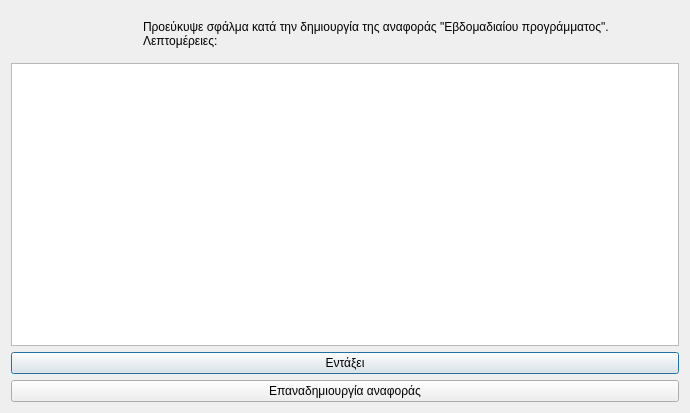
<?xml version="1.0" encoding="UTF-8"?>
<ui version="4.0">
 <class>Dialog</class>
 <widget class="QDialog" name="Dialog">
  <property name="geometry">
   <rect>
    <x>0</x>
    <y>0</y>
    <width>690</width>
    <height>413</height>
   </rect>
  </property>
  <property name="windowTitle">
   <string>Σφάλμα στην διεργασία δημιουργίας αναφοράς &quot;Εβδομαδιαίου προγράμματος&quot;</string>
  </property>
  <property name="windowIcon">
   <iconset resource="../../../icons.qrc">
    <normaloff>:/rest-windows/assets/images/rest-windows/information.png</normaloff>:/rest-windows/assets/images/rest-windows/information.png</iconset>
  </property>
  <layout class="QGridLayout" name="gridLayout">
   <item row="1" column="0">
    <widget class="QPlainTextEdit" name="details"/>
   </item>
   <item row="0" column="0">
    <widget class="QFrame" name="frame">
     <property name="styleSheet">
      <string notr="true">QFrame{border:0px;}</string>
     </property>
     <property name="frameShape">
      <enum>QFrame::StyledPanel</enum>
     </property>
     <property name="frameShadow">
      <enum>QFrame::Raised</enum>
     </property>
     <layout class="QHBoxLayout" name="horizontalLayout">
      <item>
       <widget class="QLabel" name="image_label">
        <property name="maximumSize">
         <size>
          <width>117</width>
          <height>117</height>
         </size>
        </property>
        <property name="text">
         <string/>
        </property>
        <property name="pixmap">
         <pixmap resource="../../../icons.qrc">:/rest-windows/assets/images/rest-windows/information.png</pixmap>
        </property>
        <property name="scaledContents">
         <bool>true</bool>
        </property>
       </widget>
      </item>
      <item>
       <widget class="QLabel" name="label">
        <property name="text">
         <string>Προεύκυψε σφάλμα κατά την δημιουργία της αναφοράς &quot;Εβδομαδιαίου προγράμματος&quot;.
Λεπτομέρειες:</string>
        </property>
        <property name="alignment">
         <set>Qt::AlignJustify|Qt::AlignVCenter</set>
        </property>
       </widget>
      </item>
     </layout>
    </widget>
   </item>
   <item row="2" column="0">
    <widget class="QPushButton" name="ok">
     <property name="text">
      <string>Εντάξει</string>
     </property>
     <property name="icon">
      <iconset resource="../../../icons.qrc">
       <normaloff>:/rest-windows/assets/images/rest-windows/ok.png</normaloff>:/rest-windows/assets/images/rest-windows/ok.png</iconset>
     </property>
    </widget>
   </item>
   <item row="3" column="0">
    <widget class="QPushButton" name="create_report">
     <property name="text">
      <string>Επαναδημιουργία αναφοράς</string>
     </property>
     <property name="icon">
      <iconset resource="../../../icons.qrc">
       <normaloff>:/rest-windows/assets/images/rest-windows/report.png</normaloff>:/rest-windows/assets/images/rest-windows/report.png</iconset>
     </property>
    </widget>
   </item>
  </layout>
 </widget>
 <tabstops>
  <tabstop>details</tabstop>
  <tabstop>ok</tabstop>
  <tabstop>create_report</tabstop>
 </tabstops>
 <resources>
  <include location="../../../icons.qrc"/>
  <include location="../../../icons.qrc"/>
  <include location="../../../icons.qrc"/>
  <include location="../../../icons.qrc"/>
 </resources>
 <connections/>
</ui>
